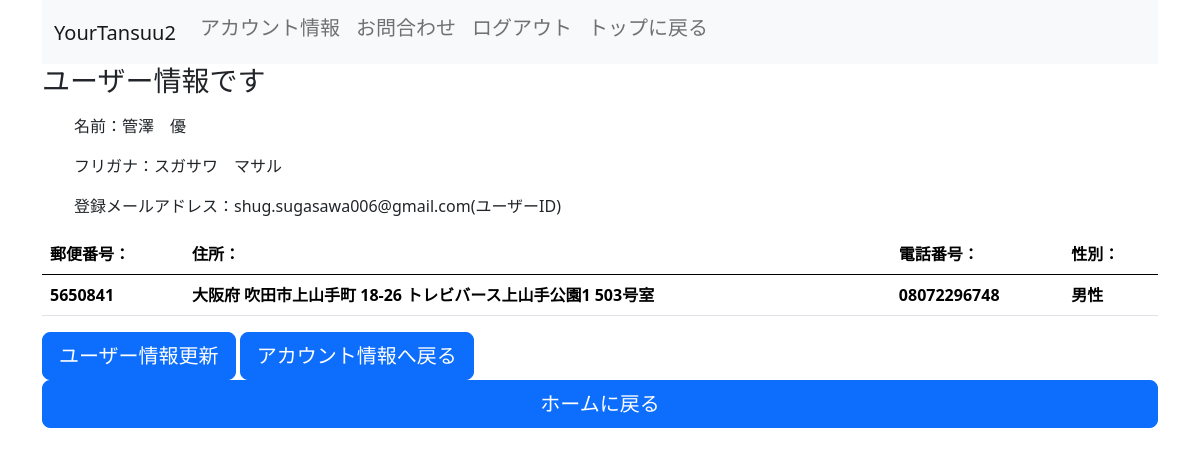
Page /user-registration/userinformation/18/ (signed in) on the committed database.
### account/models.py (models this page shows, shortened)
class MyUser(AbstractBaseUser):
    email = models.CharField(max_length=50, unique= True)
    last_name = models.CharField(max_length=100)
    first_name = models.CharField(max_length=100)
    last_kana = models.CharField(max_length=100)
    first_kana = models.CharField(max_length=100)
    zip_code = models.CharField(max_length=100)
    region_name = models.CharField(max_length=100, choices=REGION_NAME_CHOICES)
    city_name= models.CharField(max_length=100)
    street_name= models.CharField(max_length=100)
    building_name= models.CharField(max_length=300, blank=True, null=True)
    tel = models.CharField(max_length=100)
    date_of_birth = models.DateTimeField(blank=True, null=True)
    gender = models.CharField(max_length=30, choices=GENDER_CHOICES)
    is_staff = models.BooleanField(default=False)
    is_active = models.BooleanField(default=True)
    is_admin = models.BooleanField(default=False)
    date_joined = models.DateTimeField(auto_now_add=True)
    objects = UserManager()
    USERNAME_FIELD = 'email'
    REQUIRED_FIELD = []
    def __str__(self):
        return self.email
    @property
    def is_staff(self):
        return self.is_admin

### account/views.py (the view)
# urls.py: path('user-registration/userinformation/<int:pk>/', userinfoview, name = 'user_information'),
@login_required
def userinfoview(request, pk):
    user_id = request.user.pk
    user_information = MyUser.objects.get(pk = user_id)
    context = {'user_information':user_information}
    return render (request, 'user_registration/userinformation.html',context)

### templates/user_registration/userinformation.html (shortened to what this page needs)
{% extends 'base.html' %}
{% load django_bootstrap5 %}
{% block header %}
<div class = "container">
  <nav class="navbar navbar-expand-lg navbar-light bg-light">
      <div class="container-fluid">
        <h2><a class="navbar-brand" href="#">YourTansuu2</a></h2>
        <div class="collapse navbar-collapse" id="navbarNav">
          <ul class="navbar-nav">
            <li class="nav-item">
                <h5><a class="nav-link" href="{% url 'account_control' %}">アカウント情報</a></h5>
            </li>
            <li class="nav-item">
              <h5><a class="nav-link" href="#">お問合わせ</a></h5>
            </li>
            <li class="nav-item">
              <h5><a class="nav-link" href="{% url 'original_logout' %}">ログアウト</a></h5>
            </li>
            <li class="nav-item">
              <h5><a class="nav-link" href="{% url 'home' %}">トップに戻る</a></h5>
            </li>
          </ul>
        </div>
      </div>
  </nav>
  </div>
{% endblock header %}
{% block content %}
<div class="container">
  <h1 class="h3 mb-3 fw-normal">ユーザー情報です</h1>
  <form action="", method = "get">
  <ul>
  <p>名前：{{ user_information.last_name }}　{{ user_information.first_name }}</p>
  <p>フリガナ：{{ user_information.last_kana }}　{{ user_information.first_kana }}</p>
  <p>登録メールアドレス：{{ request.user }}(ユーザーID)</p>
  </ul>
  <table class="table">
    <thead>
      <th>郵便番号：</th>
      <th>住所：</th>
      <th>電話番号：</th>
      <th>性別：</th>
    </thead>
    <tbody>
      <th>{{ user_information.zip_code }}</th>
      <th>{{ user_information.get_region_name_display }} {{ user_information.city_name }}  {{ user_information.street_name }} {{ user_information.building_name }}</th>
      <th>{{ user_information.tel }}</th>
      <th>{{ user_information.get_gender_display }}</th>
    </tbody>
</table>
  </form>
  <a href="{% url 'userupdate' request.user.pk %}"button class="btn btn-lg btn-primary" type="submit">ユーザー情報更新</a></button>
  <a href="{% url 'account_control' %}"button class="btn btn-lg btn-primary" type="submit">アカウント情報へ戻る</a></button>
  <a href="{% url 'index' %}" button class="w-100 btn btn-lg btn-primary" type="submit">ホームに戻る</a></button>
</div>
{% endblock content %}

### rows in the picture
MyUser: last_name "管澤", first_name "優", last_kana "スガサワ", first_kana "マサル", user "shug.sugasawa006@gmail.com", zip_code "5650841", region_name "大阪府", city_name "吹田市上山手町", street_name "18-26", building_name "トレビバース上山手公園1 503号室", tel "08072296748", gender "男性"
